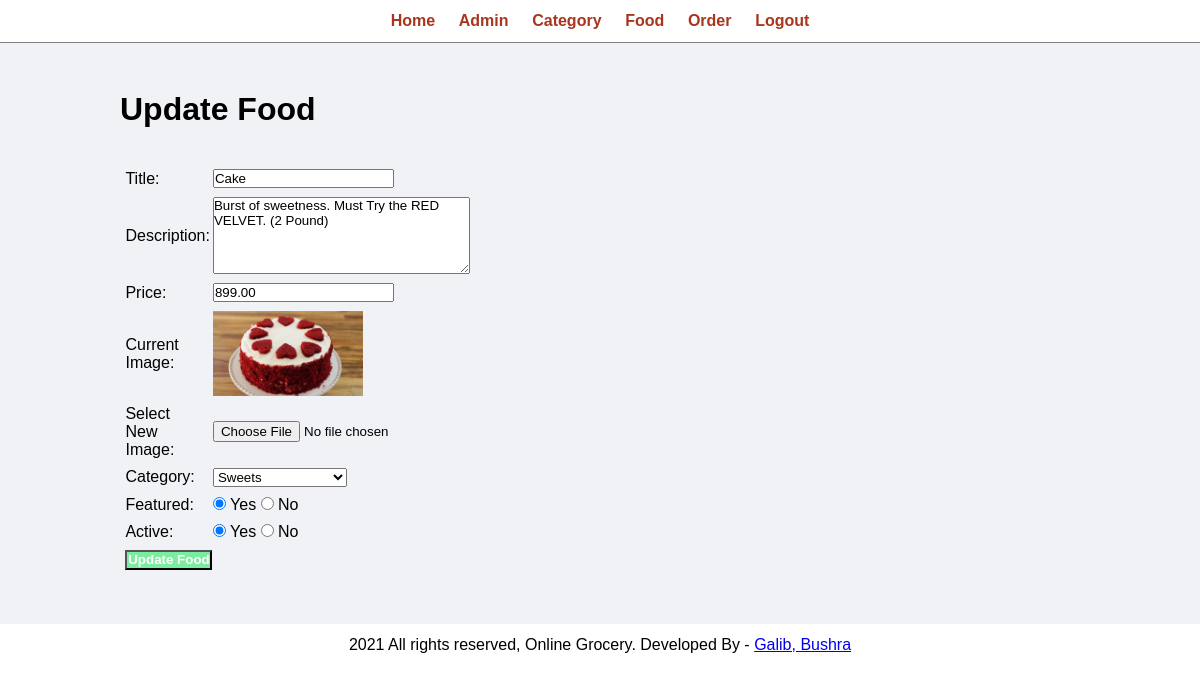
Page /admin/update-food.php?id=9 (signed in) on the earlier database version.
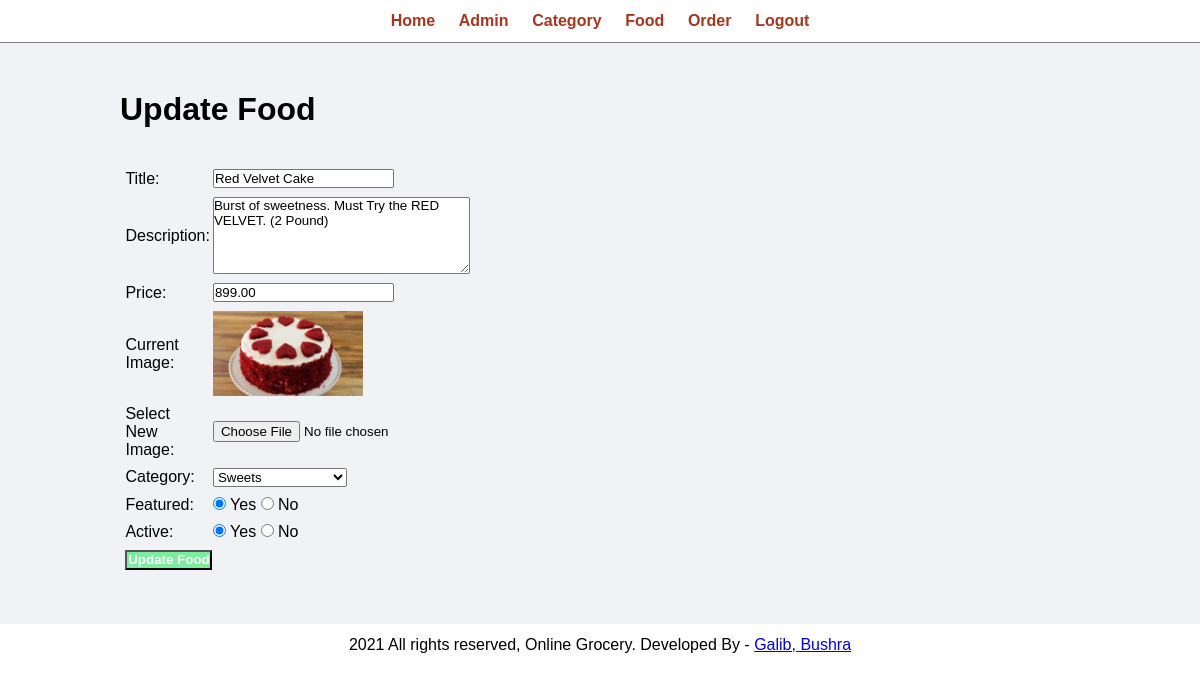
Same page on the later database version.
### tables this page shows
CREATE TABLE `tbl_food` (
  `id` int(10) UNSIGNED NOT NULL,
  `title` varchar(100) NOT NULL,
  `description` text NOT NULL,
  `price` decimal(10,2) NOT NULL,
  `image_name` varchar(255) NOT NULL,
  `category_id` int(10) UNSIGNED NOT NULL,
  `featured` varchar(10) NOT NULL,
  `active` varchar(10) NOT NULL
);

CREATE TABLE `tbl_category` (
  `id` int(10) UNSIGNED NOT NULL,
  `title` varchar(100) NOT NULL,
  `image_name` varchar(255) NOT NULL,
  `featured` varchar(10) NOT NULL,
  `active` varchar(10) NOT NULL
);

### admin/update-food.php (the view, shortened to what this page needs)
<link rel="stylesheet" type="text/css" href="../css/admin.css">
<?php include('partials/menu.php'); ?>
<?php
    if(isset($_GET['id']))
    {
        $id = $_GET['id'];
        $sql2 = "SELECT * FROM tbl_food WHERE id=$id";
        $res2 = mysqli_query($conn, $sql2);
        $row2 = mysqli_fetch_assoc($res2);
        $title = $row2['title'];
        $description = $row2['description'];
        $price = $row2['price'];
        $current_image = $row2['image_name'];
        $current_category = $row2['category_id'];
        $featured = $row2['featured'];
        $active = $row2['active'];
    }
    else
    {
        header('location:'.SITEURL.'admin/manage-food.php');
    }
?>
<div class="main-content">
    <div class="wrapper">
        <h1>Update Food</h1>
        <br><br>
        <form action="" method="POST" enctype="multipart/form-data">
        <table class="tbl-30">
            <tr>
                <td>Title: </td>
                <td>
                    <input type="text" name="title" value="<?php echo $title; ?>">
                </td>
            </tr>
            <tr>
                <td>Description: </td>
                <td>
                    <textarea name="description" cols="30" rows="5"><?php echo $description; ?></textarea>
                </td>
            </tr>
            <tr>
                <td>Price: </td>
                <td>
                    <input type="number" name="price" value="<?php echo $price; ?>">
                </td>
            </tr>
            <tr>
                <td>Current Image: </td>
                <td>
                    <?php
                        if($current_image == "")
                        {
                            echo "<div class='error'>Image not Available.</div>";
                        }
                        else
                        {
                            ?>
                            <img src="<?php echo SITEURL; ?>images/food/<?php echo $current_image; ?>" width="150px">
                            <?php
                        }
                    ?>
                </td>
            </tr>
            <tr>
                <td>Select New Image: </td>
                <td>
                    <input type="file" name="image">
                </td>
            </tr>
            <tr>
                <td>Category: </td>
                <td>
                    <select name="category">
                        <?php
                            $sql = "SELECT * FROM tbl_category WHERE active='Yes'";
                            $res = mysqli_query($conn, $sql);
                            $count = mysqli_num_rows($res);
                            if($count>0)
                            {
                                while($row=mysqli_fetch_assoc($res))
                                {
                                    $category_title = $row['title'];
                                    $category_id = $row['id'];
                                    ?>
                                    <option <?php if($current_category==$category_id){echo "selected";} ?> value="<?php echo $category_id; ?>"><?php echo $category_title; ?></option>
                                    <?php
                                }
                            }
                            else
                            {
                                echo "<option value='0'>Category Not Available.</option>";
                            }
                        ?>
                    </select>
                </td>
            </tr>
            <tr>
                <td>Featured: </td>
                <td>
                    <input <?php if($featured=="Yes") {echo "checked";} ?> type="radio" name="featured" value="Yes"> Yes
                    <input <?php if($featured=="No") {echo "checked";} ?> type="radio" name="featured" value="No"> No
                </td>
            </tr>
            <tr>
                <td>Active: </td>
                <td>
                    <input <?php if($active=="Yes") {echo "checked";} ?> type="radio" name="active" value="Yes"> Yes
                    <input <?php if($active=="No") {echo "checked";} ?> type="radio" name="active" value="No"> No
                </td>
            </tr>
            <tr>
                <td>
                    <input type="submit" name="submit" value="Update Food" class="btn-secondary">
                </td>
            </tr>
        </table>
        </form>
    </div>
</div>
<?php include('partials/footer.php'); ?>

Differences in the rows shown:
changed tbl_food "Burst of sweetness. Must Try the RED VELVET. (2 Pound)": title "Cake" → "Red Velvet Cake"
